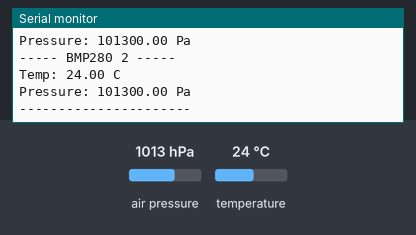
Simulated run of this program. Board: ESP32. On the bench: the last lines printed to the serial monitor. The inputs (shaded band) are chosen by the test bench; at power-on: air pressure 1013 hPa, temperature 24 °C.

Above: at 1.2 s.
1.3 s: air pressure set to 952 hPa
4.3 s: temperature set to 12 °C
At 5.9 s:
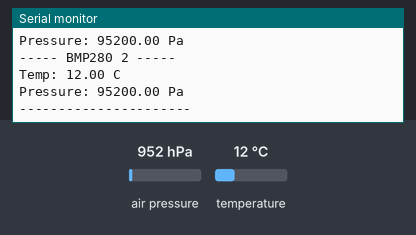
7.3 s: air pressure set to 975 hPa
At 11.7 s:
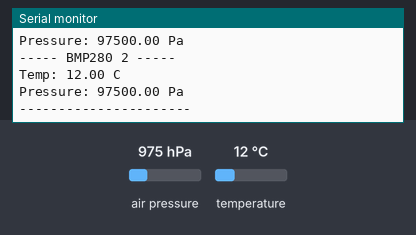
Timing chart, 0 to 13.2 s (numbered marks = the images above; inputs shaded):
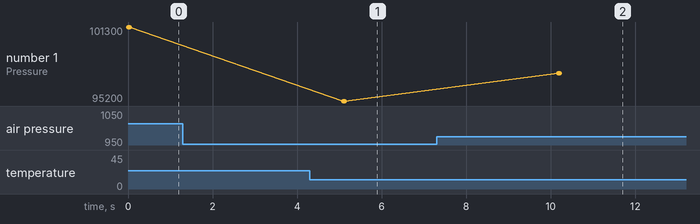

Measured:
- after the input at 4.3 s, the serial monitor: prints a new line after 0.79 s (image 1)
- after the input at 7.3 s, the serial monitor: prints a new line after 2.9 s (image 2)
- plotted number 1: 95200 → 97500 after the input at 7.3 s

The program:

main.cpp
```cpp
#include <Arduino.h>
#include <Wire.h>
#include <Adafruit_BMP280.h>

#define SDA_PIN 21
#define SCL_PIN 22

Adafruit_BMP280 bmp1; // 0x76
Adafruit_BMP280 bmp2; // 0x77

void setup()
{
  Serial.begin(9600);
  Wire.begin(SDA_PIN, SCL_PIN);

  if (!bmp1.begin(0x76))
  {
    Serial.println("BMP280 1 (0x76)!");
  }

  if (!bmp2.begin(0x77))
  {
    Serial.println("BMP280 2 (0x77)!");
  }
}

void loop()
{
  Serial.println("----- BMP280 1 -----");
  Serial.print("Temp: ");
  Serial.print(bmp1.readTemperature());
  Serial.println(" C");

  Serial.print("Pressure: ");
  Serial.print(bmp1.readPressure());
  Serial.println(" Pa");

  Serial.println();

  Serial.println("----- BMP280 2 -----");
  Serial.print("Temp: ");
  Serial.print(bmp2.readTemperature());
  Serial.println(" C");

  Serial.print("Pressure: ");
  Serial.print(bmp2.readPressure());
  Serial.println(" Pa");

  Serial.println("----------------------");

  delay(5000);
}
```
